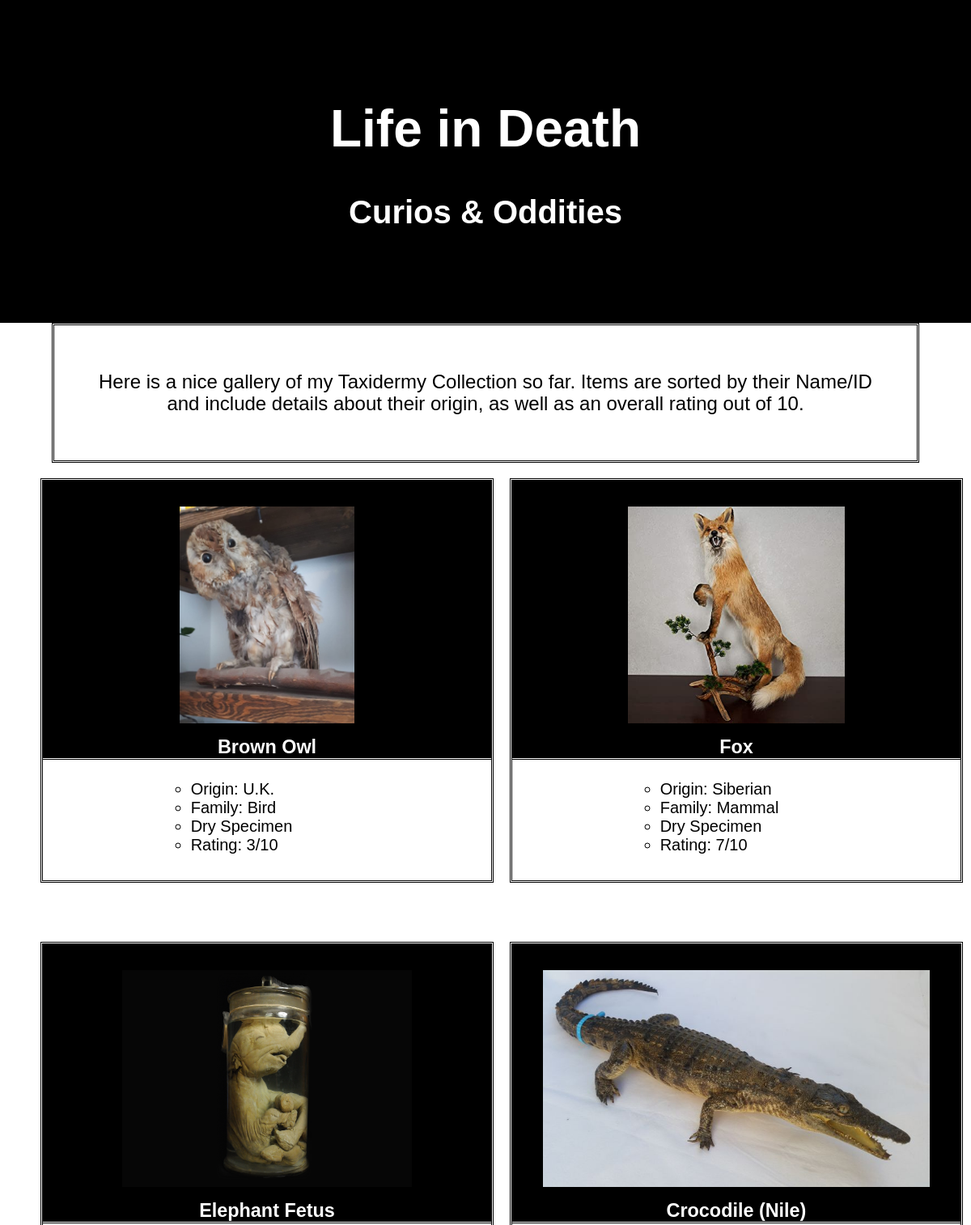
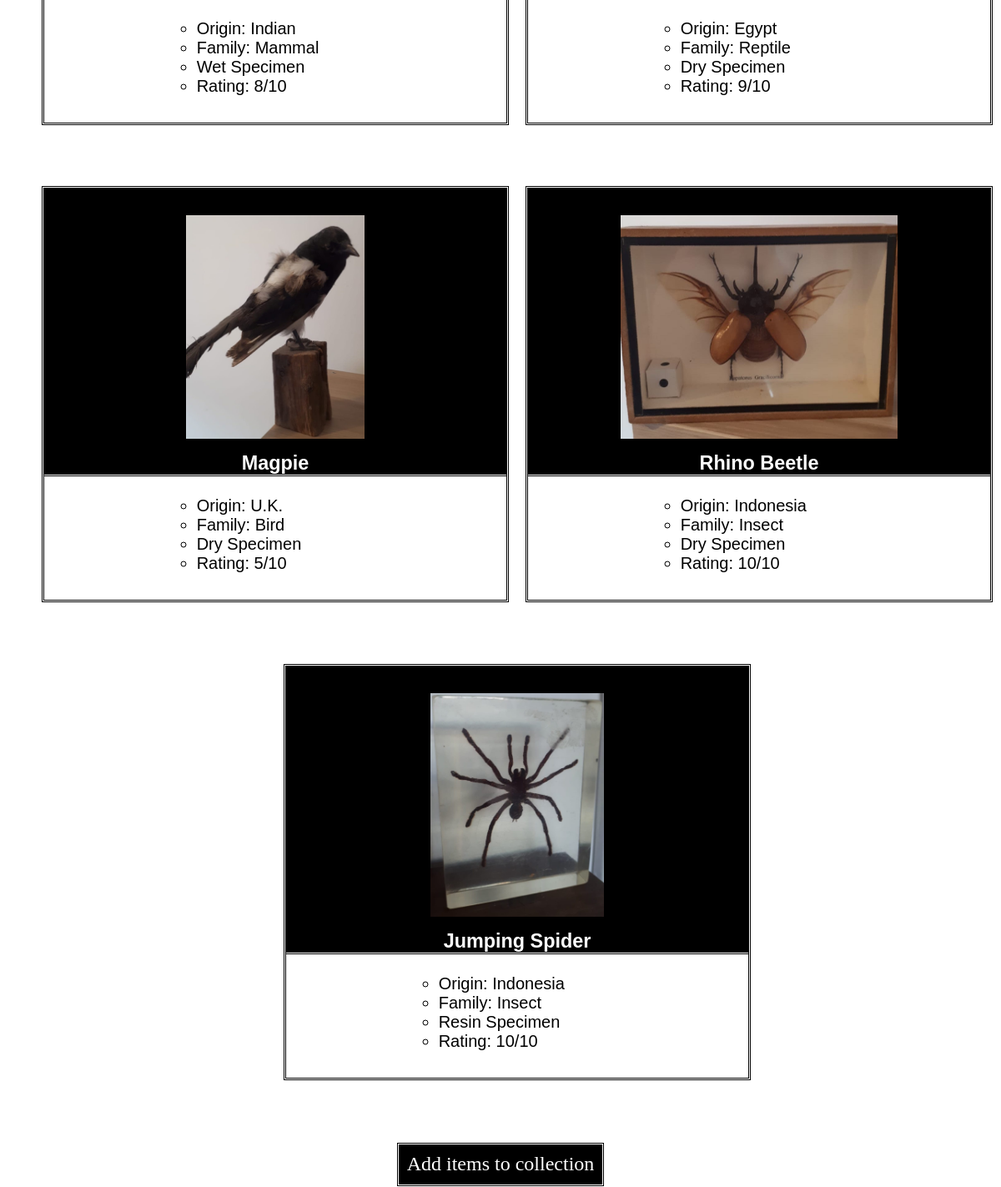
The page / on the database its author committed (2 pictures, top to bottom).
### tables this page shows
CREATE TABLE `taxidermy_collection` (
  `id` int(11) unsigned NOT NULL AUTO_INCREMENT,
  `name` varchar(50) NOT NULL DEFAULT '',
  `origin` varchar(50) DEFAULT NULL,
  `family` varchar(20) NOT NULL DEFAULT '',
  `method` varchar(50) NOT NULL DEFAULT '',
  `rating` int(2) NOT NULL,
  `image` varchar(100) DEFAULT NULL,
  `description` varchar(250) DEFAULT NULL,
  PRIMARY KEY (`id`)
);

### docs/database-object.php (called while the page is built)
<?php
$db = new PDO('mysql:host=db; dbname=collector_project', 'root', 'password');
$fullQuery = $db->prepare("SELECT * FROM `taxidermy_collection`;");
$fullQuery->setFetchMode(PDO::FETCH_ASSOC);
$fullQuery->execute();
$results = $fullQuery->fetchAll();
?>

### docs/populate-taxidermy-content.php (the view)
<?php
function populateItems(array $results) :string {
    $collectionString = '';
    foreach ($results as $row) {
        $collectionString .= populateItem($row);
    }
    return $collectionString;
}
function populateItem(array $row) : string {
    $rowString = '<li class="collection_item "><div class="stats"><span class="image_wrapper">';
    $rowString .= '<img src="' . $row['image'] . '"';
    $rowString .= ' alt="' . $row['description'] . '"></span>';
    $rowString .= '<h3>' . $row['name'] . '</h3>';
    $rowString .= '<ul><li class="origin">Origin: ' . $row['origin'] . '</li>';
    $rowString .= '<li class="family">Family: ' . $row['family'] . '</li>';
    $rowString .= '<li class="preservation_type">' . $row['method'] . '</li>';
    $rowString .= '<li class="quality">Rating: ' . $row['rating'] . '/10</li>' . '</ul></div></li>';
    return $rowString;
}
?>

### index.php (shortened to what this page needs)
<?php
require_once 'docs/database-object.php';
require_once 'docs/populate-taxidermy-content.php';
?>
<!DOCTYPE html>
<html lang="en-GB">
<head>
    <link rel="stylesheet" type="text/css" href="docs/normalize.css">
    <link rel="stylesheet" type="text/css" href="docs/style.css">
</head>
<body>
<header>
    <h1>Life in Death</h1>
    <h2>Curios & Oddities</h2>
</header>
<section class="intro">
    <p>Here is a nice gallery of my Taxidermy Collection so far.
        Items are sorted by their Name/ID and include details about their origin,
        as well as an overall rating out of 10.</p>
</section>
<ul class="collection">
    <? echo populateItems($results);?>
</ul>
<nav>
    <a href="docs/upload-form.php">Add items to collection</a>
</nav>
</body
</html>

### docs/style.css (style rules this page uses)
*, *::after, *::before { box-sizing: border-box; }
body { font-size: 10px; }
nav { display: flex; justify-content: center; }
nav a { display: flex; border-style: double; padding: 10px; font-family: Herculanum; font-size: 1.5rem; text-decoration: none; color: #ffffff; background-color: #000000; }
header { background-color: #000000; color: #ffffff; text-align: center; font-family: Herculanum, Helvetica; padding-top: 5rem; padding-bottom: 5rem; }
h1 { font-size: 4rem; }
h2 { font-size: 2.5rem; }
.intro { text-align: center; font-size: 1.75rem; margin-left: 4rem; margin-right: 4rem; padding: 2rem; border: black; border-style: double; font-family: Helvetica; }
.collection { display: flex; flex-direction: row; flex-wrap: wrap; justify-content: space-around; list-style: none; }
.collection_item { width: 50%; }
.collection_item img { padding-top: 2rem; max-width: 100%; height: 400px; display: block; margin: 0 auto; }
.image_wrapper { background-color: #000000; width: 100%; display: block; }
.stats { text-align: justify; justify-content: center; margin: 0.6rem; margin-bottom: 4rem; border: black; border-style: double; font-family: Helvetica; font-size: 1.5rem; padding-bottom: 2rem; }
.stats h3 { border: white; border-style: double; margin-top: 0; border-top: 0; border-right: 0; border-left: 0; padding-top: 1rem; text-align: center; font-family: Herculanum, Helvetica; color: #ffffff; background-color: #000000; width: 100%; }
.stats ul { padding-left: 33%; }
@media screen and (max-width: 1400px) { .collection_item img { height: 300px; } }
@media screen and (max-width: 1400px) { .stats { font-size: 1.25rem; } }
@media screen and (max-width: 1400px) { .intro p { font-size: 1.5rem; } }

### rows shown on the page
taxidermy_collection: image (picture), name "Brown Owl", origin "U.K.", family "Bird", method "Dry Specimen", rating "3"
taxidermy_collection: image (picture), name "Fox", origin "Siberian", family "Mammal", method "Dry Specimen", rating "7"
taxidermy_collection: image (picture), name "Elephant Fetus", origin "Indian", family "Mammal", method "Wet Specimen", rating "8"
taxidermy_collection: image (picture), name "Crocodile (Nile)", origin "Egypt", family "Reptile", method "Dry Specimen", rating "9"
taxidermy_collection: image (picture), name "Magpie", origin "U.K.", family "Bird", method "Dry Specimen", rating "5"
taxidermy_collection: image (picture), name "Rhino Beetle", origin "Indonesia", family "Insect", method "Dry Specimen", rating "10"
taxidermy_collection: image (picture), name "Jumping Spider", origin "Indonesia", family "Insect", method "Resin Specimen", rating "10"
